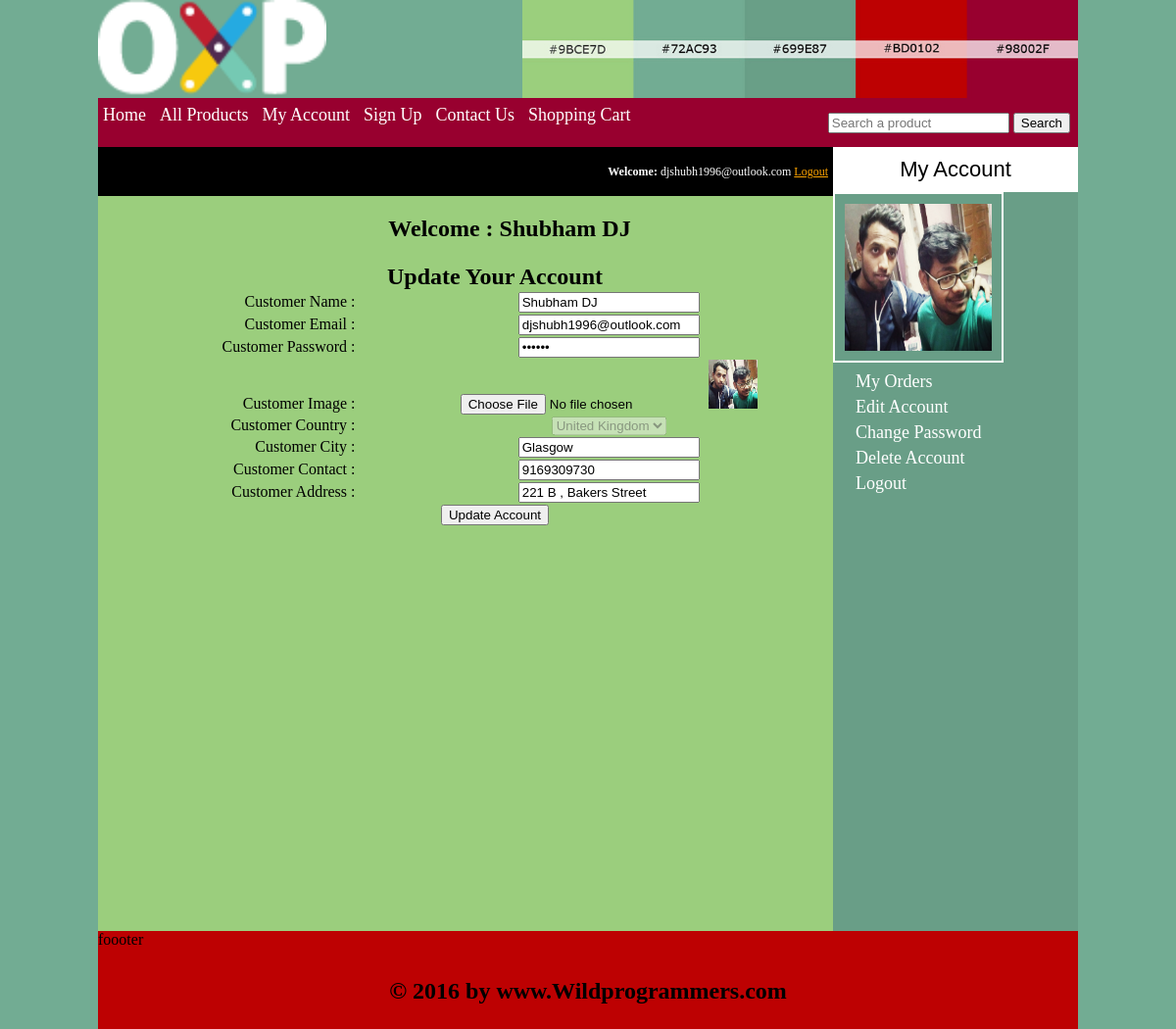
/customer/myaccount.php?edit_account (signed in), run on the app's committed database.
### tables this page shows
CREATE TABLE `customers` (
  `customer_id` int(10) NOT NULL,
  `customer_ip` varchar(255) NOT NULL,
  `customer_name` text NOT NULL,
  `customer_email` varchar(100) NOT NULL,
  `customer_pass` varchar(100) NOT NULL,
  `customer_country` text NOT NULL,
  `customer_city` text NOT NULL,
  `customer_contact` varchar(255) NOT NULL,
  `customer_address` text NOT NULL,
  `customer_image` text NOT NULL
);

### customer/edit_account.php (the view, shortened to what this page needs)
<?php
	include("includes/db.php");
	$user = $_SESSION['customer_email'];
 	$get_customer = "select * from customers where customer_email='$user'";
 	$run_customer = mysqli_query($con,$get_customer);
 	$row_customer = mysqli_fetch_array($run_customer);
 	$name 		= $row_customer['customer_name'];
 	$email 		= $row_customer['customer_email'];
 	$pass 		= $row_customer['customer_pass'];
 	$country 	= $row_customer['customer_country'];
 	$city 		= $row_customer['customer_city'];
 	$contact 	= $row_customer['customer_contact'];
 	$address 	= $row_customer['customer_address'];
 	$image 		= $row_customer['customer_image'];
?>
<form action="" method = "post" enctype="multipart/form-data">
	<table align="center" width="750">
		<tr align="center">
			<td colspan="10"><h2>Update Your Account</h2></td>
		</tr>
		<tr>
			<td align="right">Customer Name : </td>
			<td><input type="text" name="c_name" value="<?php echo $name; ?>" required /></td>
		</tr>
		<tr>
			<td align="right">Customer Email : </td>
			<td><input type="text" name="c_email" value="<?php echo $email; ?>" required/ ></td>
		</tr>
		<tr>
			<td align="right">Customer Password : </td>
			<td><input type="password" name="c_pass" value="<?php echo $pass; ?>" required/ ></td>
		</tr>
		<tr>
			<td align="right">Customer Image : </td>
			<td><input type="file" name="c_image"/ value="<?php echo $image; ?>" /><img src="customer_images/<?php echo $image; ?>"
				width="50" height="50"/></td>
		</tr>
		<tr>
			<td align="right">Customer Country :</td>
			<td>
			<select name="c_country" disabled>
				<option value ="<?php echo $country; ?>" ><?php echo $country; ?> </option>
			</td>
		</tr>
		<tr>
			<td align="right">Customer City : </td>
			<td><input type="text" name="c_city" value="<?php echo $city; ?>" /></td>
		</tr>
		<tr>
			<td align="right">Customer Contact : </td>
			<td><input type="text" name="c_contact" value="<?php echo $contact; ?>"/>  </td>
		</tr>
		<tr>
			<td align="right">Customer Address : </td>
			<td><input type="text" name="c_address" value="<?php echo $address; ?>" /></td>
		</tr>
		<tr align="center">
			<td colspan="6"><input type="submit" name="update" value="Update Account" / ></td>
		</tr>
	</table>
</form>

### customer/myaccount.php (shortened to what this page needs)
  <!DOCTYPE HTML>
 <?php
  include("functions/functions.php");
?>
<html>
	<head>
		<link rel="stylesheet" href="styles/style.css" media="all" />
	</head>
<body>
	<div class="main_wrapper">
		<div class="header_wrapper">
			<a href="../index.php"><img id="logo" src="images/logo.png" /></a>
			<img id= "banner" src="images/ad-banner.jpg" />
		</div>
			<div class= "menubar">
		     <ul id = "menu">
		     	<li> <a href="../index.php">Home</a></li>
		     	<li> <a href="../all_product.php">All Products</a></li>
		     	<li> <a href="myaccount.php">My Account</a></li>
		     	<li> <a href="#">Sign Up</a></li>
		     	<li> <a href="#">Contact Us</a></li>
		     	<li> <a href="../cart.php">Shopping Cart</a></li>
		  <li> <div id = "form">
		    	<form method = "get" action= "results.php" enctype="multipart/form-data">
		    		<input type ="text" name = "user_query" placeholder="Search a product"/ >
		    		<input type = "submit" name= "search" value= "Search" />
		    	</form>
		    </div>
		    </li>
		    </ul>
		</div>
		 <div class="content_wrapper">
 			<div id="sidebar">
 					<div id= "sidebar_title">My Account</div>
 					<ul id="cats">
 					<?php
 						$user = $_SESSION['customer_email'];
 						$get_img = "select * from customers where customer_email='$user'";
 						$run_img = mysqli_query($con,$get_img);
 						$row_img = mysqli_fetch_array($run_img);
 						$c_image = $row_img['customer_image'];
 						$c_name = $row_img['customer_name'];
 						echo "<img src='customer_images/$c_image' width='150' height='150' />";
 					?>
 						<li><a href="myaccount.php?my_orders">My Orders</a></li>
 						<li><a href="myaccount.php?edit_account">Edit Account</a></li>
 						<li><a href="myaccount.php?change_pass">Change Password</a></li>
 						<li><a href="myaccount.php?delete_account">Delete Account</a></li>
						<li><a href="logout.php">Logout</a></li>
 					</ul>
 			</div>
			<div id="content_area">
				<div id="shopping_cart">
 					<span style="float:right; font-size:12px; padding:5px; line-height: 40px; ">
 				 <?php
 					 if(isset($_SESSION['customer_email'])){
 					 	echo "<b>Welcome: </b> ". $_SESSION['customer_email'];
 					}
 				?>
 				<?php
 					if(!isset($_SESSION['customer_email'])){
 					echo "<a href='../checkout.php' style='color:orange;'>Login</a>";
 					}
 					else {
 					echo "<a href='logout.php' style='color:orange;'>Logout</a>";
 					}
 				?>
 					</span>
				</div>
					 <div id= "products_box">
					 	<h2 style="padding: 20px;">Welcome : <?php 	echo $c_name; ?></h2>
					<?php
						if(isset($_GET['edit_account'])){
							include("edit_account.php");
						}
						 ?>
					</div>
			 </div>
		</div>
		<div id=  "footer"> foooter
			<h2 style="text-align:center ; padding-top:30px ;">
		 &copy; 2016 by www.Wildprogrammers.com</h2>
		</div >
	</div>
</body>
</html>

### customer/styles/style.css (style rules this page uses)
html, body, div, span, applet, object, iframe, h1, h2, h3, h4, h5, h6, p, blockquote, pre, a, abbr, acronym, address, big, cite, code, del, dfn, em, img, ins, kbd, q, s, samp, small, strike, strong, sub, sup, tt, var, b, u, i, center, dl, dt, dd, ol, ul, li, fieldset, form, label, legend, table, caption, tbody, tfoot, thead, tr, th, td, article, aside, canvas, details, embed, figure, figcaption, footer, header, hgroup, menu, nav, output, ruby, section, summary, time, mark, audio, video { margin: 0; padding: 0; border: 0; vertical-align: baseline; }
body { background: #72AC93; }
.main_wrapper { width : 1000px; height : auto; margin: auto; }
.header_wrapper { width : 1000px; height :100px; margin: auto; }
#logo { float : left; height : 100px; }
#banner { float : right; height : 100px; }
.menubar { width :1000px ; height: 50px; background: #98002F; color : white; }
#menu { padding : 0; margin : 0; line-height: 35px; }
#menu li { list-style: none; display: inline; }
#menu a { text-decoration: none; color : white; padding: 0px; margin : 5px; font-size: 18px; font-family: COMIC SANS MS; }
#form { float :right ; padding-right: 8px; line-height: 50px; }
.content_wrapper { width : 1000px; height : 800px; margin:auto; background : #9BCE7D; }
#content_area { width : 750px; min-height : 800px; float : left; background : #9BCE7D; }
#sidebar { width : 250px; height : 800px; background : #699E87; float : right; }
#sidebar_title { background: white; color: black; font-size: 22px; font-family: arial; padding: 10px; text-align: center; }
#cats { text-align: left; }
#cats li { list-style: none; margin: 5px; }
#cats a { text-decoration: none; color: white; padding: 8px; margin: 10px; text-align: center; font-size: 18px; font-family: COMIC SANS MS; }
#cats img { border : 2px solid white; padding : 10px; }
#products_box { width :780px; text-align: center; margin-left: 30px; margin-bottom: 10px; }
#shopping_cart { width: 750px; height: 50px; background: black; color : white; }
#footer { width: 1000px; height: 100px; background : #BD0102; clear:both; }

### data on the page
customers: customer_image (picture), customer_name "Shubham DJ", c_name "Shubham DJ", c_email "djshubh1996@outlook.com", c_country "United Kingdom", c_city "Glasgow", c_contact "9169309730", c_address "221 B , Bakers Street"

### other printed values
$_SESSION['customer_email'] "djshubh1996@outlook.com"
